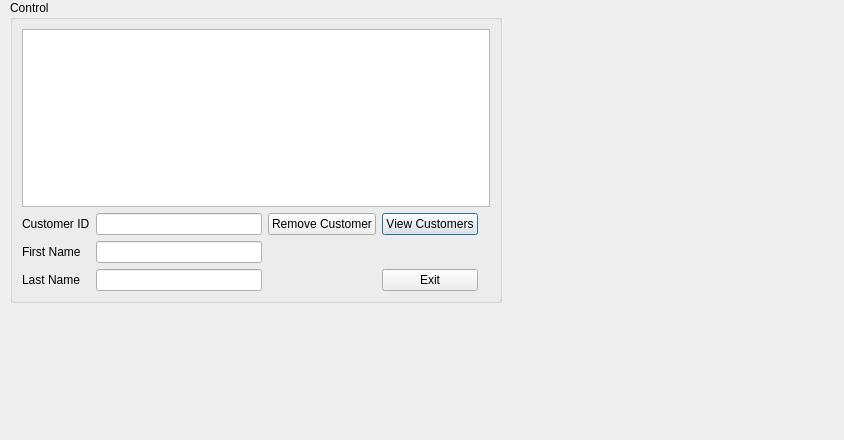
<?xml version="1.0" encoding="UTF-8"?>
<ui version="4.0">
 <class>remove_customer</class>
 <widget class="QDialog" name="remove_customer">
  <property name="geometry">
   <rect>
    <x>0</x>
    <y>0</y>
    <width>844</width>
    <height>440</height>
   </rect>
  </property>
  <property name="windowTitle">
   <string>Remove Customer</string>
  </property>
  <widget class="QGroupBox" name="groupBox">
   <property name="geometry">
    <rect>
     <x>10</x>
     <y>0</y>
     <width>492</width>
     <height>303</height>
    </rect>
   </property>
   <property name="title">
    <string>Control</string>
   </property>
   <layout class="QGridLayout" name="gridLayout">
    <item row="2" column="3">
     <widget class="QPushButton" name="view_customer">
      <property name="text">
       <string>View Customers</string>
      </property>
     </widget>
    </item>
    <item row="5" column="3">
     <widget class="QPushButton" name="Exit">
      <property name="text">
       <string>Exit</string>
      </property>
     </widget>
    </item>
    <item row="2" column="0">
     <widget class="QLabel" name="label">
      <property name="text">
       <string>Customer ID</string>
      </property>
     </widget>
    </item>
    <item row="5" column="0">
     <widget class="QLabel" name="label_3">
      <property name="text">
       <string>Last Name</string>
      </property>
     </widget>
    </item>
    <item row="0" column="0" colspan="6">
     <widget class="QTableView" name="cus_view"/>
    </item>
    <item row="4" column="1">
     <widget class="QLineEdit" name="customer_fn"/>
    </item>
    <item row="2" column="1">
     <widget class="QLineEdit" name="customerID"/>
    </item>
    <item row="5" column="1">
     <widget class="QLineEdit" name="customer_ln"/>
    </item>
    <item row="4" column="0">
     <widget class="QLabel" name="label_2">
      <property name="text">
       <string>First Name</string>
      </property>
     </widget>
    </item>
    <item row="2" column="2">
     <widget class="QPushButton" name="rem_customer">
      <property name="text">
       <string>Remove Customer</string>
      </property>
     </widget>
    </item>
   </layout>
  </widget>
 </widget>
 <resources/>
 <connections>
  <connection>
   <sender>Exit</sender>
   <signal>clicked()</signal>
   <receiver>remove_customer</receiver>
   <slot>close()</slot>
   <hints>
    <hint type="sourcelabel">
     <x>681</x>
     <y>387</y>
    </hint>
    <hint type="destinationlabel">
     <x>399</x>
     <y>438</y>
    </hint>
   </hints>
  </connection>
 </connections>
</ui>
